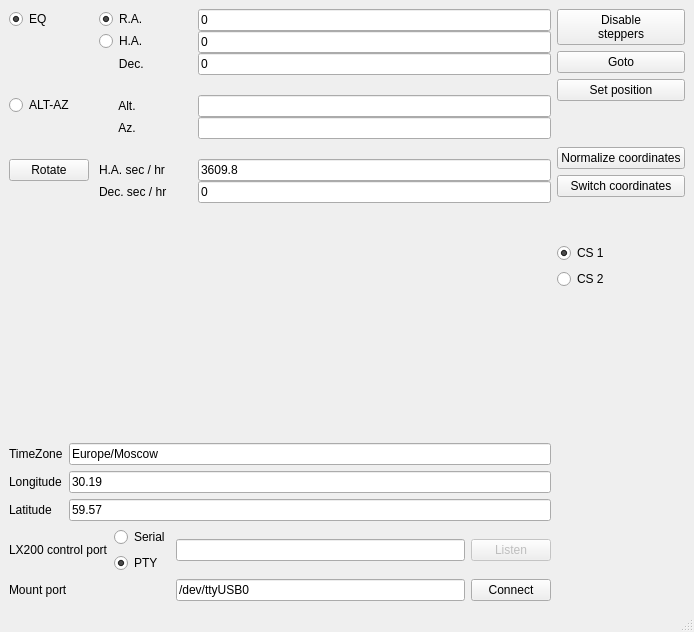
<?xml version="1.0" encoding="UTF-8"?>
<ui version="4.0">
 <class>MainWindow</class>
 <widget class="QMainWindow" name="MainWindow">
  <property name="geometry">
   <rect>
    <x>0</x>
    <y>0</y>
    <width>694</width>
    <height>632</height>
   </rect>
  </property>
  <property name="windowTitle">
   <string>Telescope Control</string>
  </property>
  <widget class="QWidget" name="centralwidget">
   <layout class="QGridLayout" name="gridLayout_6">
    <item row="0" column="0">
     <layout class="QVBoxLayout" name="verticalLayout">
      <item>
       <layout class="QFormLayout" name="formLayout_5">
        <property name="sizeConstraint">
         <enum>QLayout::SetDefaultConstraint</enum>
        </property>
        <property name="horizontalSpacing">
         <number>10</number>
        </property>
        <property name="verticalSpacing">
         <number>20</number>
        </property>
        <property name="leftMargin">
         <number>0</number>
        </property>
        <property name="rightMargin">
         <number>0</number>
        </property>
        <item row="0" column="0">
         <widget class="QRadioButton" name="radioButton">
          <property name="text">
           <string>EQ</string>
          </property>
          <property name="checked">
           <bool>true</bool>
          </property>
          <attribute name="buttonGroup">
           <string notr="true">eqaaGroup</string>
          </attribute>
         </widget>
        </item>
        <item row="0" column="1">
         <layout class="QFormLayout" name="formLayout_2">
          <item row="0" column="0">
           <widget class="QRadioButton" name="modeRA">
            <property name="minimumSize">
             <size>
              <width>100</width>
              <height>0</height>
             </size>
            </property>
            <property name="text">
             <string>R.A.</string>
            </property>
            <property name="checked">
             <bool>true</bool>
            </property>
            <attribute name="buttonGroup">
             <string notr="true">rahaGroup</string>
            </attribute>
           </widget>
          </item>
          <item row="0" column="1">
           <widget class="QLineEdit" name="posRA">
            <property name="text">
             <string>0</string>
            </property>
           </widget>
          </item>
          <item row="1" column="0">
           <widget class="QRadioButton" name="modeHA">
            <property name="text">
             <string>H.A.</string>
            </property>
            <attribute name="buttonGroup">
             <string notr="true">rahaGroup</string>
            </attribute>
           </widget>
          </item>
          <item row="1" column="1">
           <widget class="QLineEdit" name="posHA">
            <property name="text">
             <string>0</string>
            </property>
           </widget>
          </item>
          <item row="2" column="0">
           <widget class="QLabel" name="label_26">
            <property name="text">
             <string>      Dec.</string>
            </property>
            <property name="margin">
             <number>0</number>
            </property>
           </widget>
          </item>
          <item row="2" column="1">
           <widget class="QLineEdit" name="posDEC">
            <property name="text">
             <string>0</string>
            </property>
           </widget>
          </item>
         </layout>
        </item>
        <item row="1" column="0">
         <widget class="QRadioButton" name="radioButton_2">
          <property name="text">
           <string>ALT-AZ</string>
          </property>
          <attribute name="buttonGroup">
           <string notr="true">eqaaGroup</string>
          </attribute>
         </widget>
        </item>
        <item row="1" column="1">
         <layout class="QFormLayout" name="formLayout_4">
          <item row="0" column="0">
           <widget class="QLabel" name="altLabel">
            <property name="minimumSize">
             <size>
              <width>100</width>
              <height>0</height>
             </size>
            </property>
            <property name="text">
             <string>      Alt.</string>
            </property>
           </widget>
          </item>
          <item row="0" column="1">
           <widget class="QLineEdit" name="posALT"/>
          </item>
          <item row="1" column="0">
           <widget class="QLabel" name="aZLabel">
            <property name="text">
             <string>      Az.</string>
            </property>
           </widget>
          </item>
          <item row="1" column="1">
           <widget class="QLineEdit" name="posAZ"/>
          </item>
         </layout>
        </item>
        <item row="2" column="0">
         <widget class="QPushButton" name="setRotationSpeed">
          <property name="text">
           <string>Rotate</string>
          </property>
         </widget>
        </item>
        <item row="2" column="1">
         <layout class="QFormLayout" name="formLayout_6">
          <item row="0" column="0">
           <widget class="QLabel" name="label_7">
            <property name="text">
             <string>H.A. sec / hr</string>
            </property>
           </widget>
          </item>
          <item row="0" column="1">
           <widget class="QLineEdit" name="haRotationSpeed">
            <property name="text">
             <string>3609.8</string>
            </property>
           </widget>
          </item>
          <item row="1" column="0">
           <widget class="QLabel" name="label_38">
            <property name="minimumSize">
             <size>
              <width>100</width>
              <height>0</height>
             </size>
            </property>
            <property name="text">
             <string>Dec. sec / hr</string>
            </property>
           </widget>
          </item>
          <item row="1" column="1">
           <widget class="QLineEdit" name="decRotationSpeed">
            <property name="text">
             <string>0</string>
            </property>
           </widget>
          </item>
         </layout>
        </item>
       </layout>
      </item>
      <item>
       <spacer name="verticalSpacer_4">
        <property name="orientation">
         <enum>Qt::Vertical</enum>
        </property>
        <property name="sizeType">
         <enum>QSizePolicy::Expanding</enum>
        </property>
        <property name="sizeHint" stdset="0">
         <size>
          <width>20</width>
          <height>40</height>
         </size>
        </property>
       </spacer>
      </item>
      <item>
       <layout class="QFormLayout" name="formLayout">
        <item row="1" column="0">
         <widget class="QLabel" name="label_25">
          <property name="text">
           <string>TimeZone</string>
          </property>
         </widget>
        </item>
        <item row="1" column="1">
         <widget class="QLineEdit" name="timezone">
          <property name="text">
           <string>Europe/Moscow</string>
          </property>
         </widget>
        </item>
        <item row="2" column="0">
         <widget class="QLabel" name="label_24">
          <property name="text">
           <string>Longitude</string>
          </property>
         </widget>
        </item>
        <item row="2" column="1">
         <widget class="QLineEdit" name="longitude">
          <property name="text">
           <string>30.19</string>
          </property>
         </widget>
        </item>
        <item row="3" column="0">
         <widget class="QLabel" name="label">
          <property name="text">
           <string>Latitude</string>
          </property>
         </widget>
        </item>
        <item row="3" column="1">
         <widget class="QLineEdit" name="latitude">
          <property name="text">
           <string>59.57</string>
          </property>
         </widget>
        </item>
       </layout>
      </item>
      <item>
       <layout class="QGridLayout" name="gridLayout">
        <item row="0" column="0">
         <widget class="QLabel" name="label_23">
          <property name="text">
           <string>LX200 control port</string>
          </property>
         </widget>
        </item>
        <item row="0" column="1">
         <layout class="QVBoxLayout" name="verticalLayout_2">
          <item>
           <widget class="QRadioButton" name="lx200serial">
            <property name="text">
             <string>Serial</string>
            </property>
            <attribute name="buttonGroup">
             <string notr="true">lx200Group</string>
            </attribute>
           </widget>
          </item>
          <item>
           <widget class="QRadioButton" name="lx200pty">
            <property name="text">
             <string>PTY</string>
            </property>
            <property name="checked">
             <bool>true</bool>
            </property>
            <attribute name="buttonGroup">
             <string notr="true">lx200Group</string>
            </attribute>
           </widget>
          </item>
         </layout>
        </item>
        <item row="0" column="2">
         <widget class="QLineEdit" name="lx200port">
          <property name="enabled">
           <bool>true</bool>
          </property>
          <property name="readOnly">
           <bool>true</bool>
          </property>
         </widget>
        </item>
        <item row="0" column="3">
         <widget class="QPushButton" name="lx200listen">
          <property name="enabled">
           <bool>false</bool>
          </property>
          <property name="text">
           <string>Listen</string>
          </property>
         </widget>
        </item>
        <item row="1" column="0">
         <widget class="QLabel" name="label_22">
          <property name="text">
           <string>Mount port</string>
          </property>
         </widget>
        </item>
        <item row="1" column="2">
         <widget class="QLineEdit" name="mountport">
          <property name="text">
           <string>/dev/ttyUSB0</string>
          </property>
         </widget>
        </item>
        <item row="1" column="3">
         <widget class="QPushButton" name="connect">
          <property name="text">
           <string>Connect</string>
          </property>
         </widget>
        </item>
       </layout>
      </item>
     </layout>
    </item>
    <item row="0" column="2">
     <layout class="QVBoxLayout" name="verticalLayout_3">
      <property name="leftMargin">
       <number>0</number>
      </property>
      <item>
       <widget class="QPushButton" name="disableSteppers">
        <property name="text">
         <string>Disable
steppers</string>
        </property>
       </widget>
      </item>
      <item>
       <widget class="QPushButton" name="gotoPosition">
        <property name="text">
         <string>Goto</string>
        </property>
       </widget>
      </item>
      <item>
       <widget class="QPushButton" name="setPosition">
        <property name="text">
         <string>Set position</string>
        </property>
        <property name="checkable">
         <bool>true</bool>
        </property>
        <property name="checked">
         <bool>false</bool>
        </property>
        <property name="autoDefault">
         <bool>false</bool>
        </property>
        <property name="default">
         <bool>false</bool>
        </property>
        <property name="flat">
         <bool>false</bool>
        </property>
       </widget>
      </item>
      <item>
       <spacer name="verticalSpacer_3">
        <property name="orientation">
         <enum>Qt::Vertical</enum>
        </property>
        <property name="sizeType">
         <enum>QSizePolicy::Minimum</enum>
        </property>
        <property name="sizeHint" stdset="0">
         <size>
          <width>20</width>
          <height>40</height>
         </size>
        </property>
       </spacer>
      </item>
      <item>
       <widget class="QPushButton" name="normalizeCS">
        <property name="text">
         <string>Normalize coordinates</string>
        </property>
       </widget>
      </item>
      <item>
       <widget class="QPushButton" name="switchCS">
        <property name="text">
         <string>Switch coordinates</string>
        </property>
       </widget>
      </item>
      <item>
       <spacer name="verticalSpacer_5">
        <property name="orientation">
         <enum>Qt::Vertical</enum>
        </property>
        <property name="sizeType">
         <enum>QSizePolicy::Minimum</enum>
        </property>
        <property name="sizeHint" stdset="0">
         <size>
          <width>20</width>
          <height>40</height>
         </size>
        </property>
       </spacer>
      </item>
      <item>
       <layout class="QVBoxLayout" name="verticalLayout_4">
        <property name="topMargin">
         <number>0</number>
        </property>
        <item>
         <widget class="QRadioButton" name="selectCS1">
          <property name="text">
           <string>CS 1</string>
          </property>
          <property name="checked">
           <bool>true</bool>
          </property>
          <attribute name="buttonGroup">
           <string notr="true">csGroup</string>
          </attribute>
         </widget>
        </item>
        <item>
         <widget class="QRadioButton" name="selectCS2">
          <property name="text">
           <string>CS 2</string>
          </property>
          <attribute name="buttonGroup">
           <string notr="true">csGroup</string>
          </attribute>
         </widget>
        </item>
       </layout>
      </item>
      <item>
       <spacer name="verticalSpacer_6">
        <property name="orientation">
         <enum>Qt::Vertical</enum>
        </property>
        <property name="sizeHint" stdset="0">
         <size>
          <width>20</width>
          <height>40</height>
         </size>
        </property>
       </spacer>
      </item>
     </layout>
    </item>
   </layout>
  </widget>
  <widget class="QMenuBar" name="menubar">
   <property name="geometry">
    <rect>
     <x>0</x>
     <y>0</y>
     <width>694</width>
     <height>30</height>
    </rect>
   </property>
  </widget>
  <widget class="QStatusBar" name="statusbar"/>
 </widget>
 <resources/>
 <connections/>
 <buttongroups>
  <buttongroup name="lx200Group"/>
  <buttongroup name="csGroup"/>
  <buttongroup name="rahaGroup"/>
  <buttongroup name="eqaaGroup"/>
 </buttongroups>
</ui>
